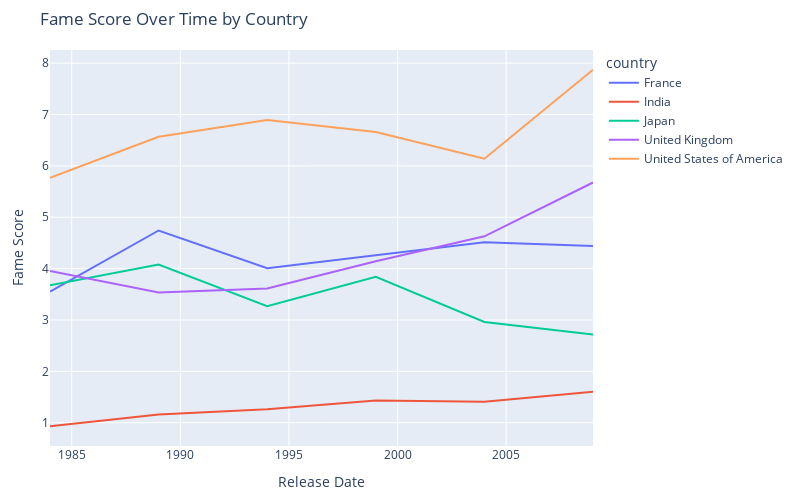

Notebook cell for this chart:
### Markdown cell above
It's interesting to note that for older dates, data limitations may affect the analysis due to insufficient information. On the other hand, when examining more recent data, there doesn't seem to be any discernible change over time. This stability in patterns could suggest a consistent trend in the relationship between actor location and fame scores, emphasizing the enduring influence of factors like movie origin on audience recognition.

### Code cell
limit_year = 1980
actor_country = actor_country[actor_country['release_date']>limit_year]
median_country = median_country[median_country['release_date']>limit_year]
# Create a line plot
fig = px.line(
    median_country,
    x='release_date',  # Assuming release_date is in a datetime format
    y='fameScore',
    color='country',
    labels={'fameScore': 'Fame Score'},
    title='Fame Score Over Time by Country',
)

# Update layout parameters
fig.update_layout(
    width=800,
    height=500,
    margin=dict(l=50, r=50, b=50, t=50),
    xaxis_title='Release Date',
    yaxis_title='Fame Score',
)

fig.show()

### Figure 1 — Plotly figure (JSON) as saved in the notebook; plotly's stock layout.template omitted (floating-point values rounded to 4 significant figures)
{"data": [{"hovertemplate": "country=France<br>release_date=%{x}<br>Fame Score=%{y}<extra></extra>", "legendgroup": "France", "line": {"color": "#636efa", "dash": "solid"}, "marker": {"symbol": "circle"}, "mode": "lines", "name": "France", "orientation": "v", "showlegend": true, "type": "scatter", "x": [1984, 1989, 1994, 1999, 2004, 2009], "xaxis": "x", "y": [3.55, 4.742, 4.007, 4.254, 4.515, 4.442], "yaxis": "y"}, {"hovertemplate": "country=India<br>release_date=%{x}<br>Fame Score=%{y}<extra></extra>", "legendgroup": "India", "line": {"color": "#EF553B", "dash": "solid"}, "marker": {"symbol": "circle"}, "mode": "lines", "name": "India", "orientation": "v", "showlegend": true, "type": "scatter", "x": [1984, 1989, 1994, 1999, 2004, 2009], "xaxis": "x", "y": [0.9321, 1.162, 1.264, 1.432, 1.409, 1.601], "yaxis": "y"}, {"hovertemplate": "country=Japan<br>release_date=%{x}<br>Fame Score=%{y}<extra></extra>", "legendgroup": "Japan", "line": {"color": "#00cc96", "dash": "solid"}, "marker": {"symbol": "circle"}, "mode": "lines", "name": "Japan", "orientation": "v", "showlegend": true, "type": "scatter", "x": [1984, 1989, 1994, 1999, 2004, 2009], "xaxis": "x", "y": [3.675, 4.078, 3.268, 3.839, 2.962, 2.715], "yaxis": "y"}, {"hovertemplate": "country=United Kingdom<br>release_date=%{x}<br>Fame Score=%{y}<extra></extra>", "legendgroup": "United Kingdom", "line": {"color": "#ab63fa", "dash": "solid"}, "marker": {"symbol": "circle"}, "mode": "lines", "name": "United Kingdom", "orientation": "v", "showlegend": true, "type": "scatter", "x": [1984, 1989, 1994, 1999, 2004, 2009], "xaxis": "x", "y": [3.955, 3.537, 3.613, 4.144, 4.629, 5.676], "yaxis": "y"}, {"hovertemplate": "country=United States of America<br>release_date=%{x}<br>Fame Score=%{y}<extra></extra>", "legendgroup": "United States of America", "line": {"color": "#FFA15A", "dash": "solid"}, "marker": {"symbol": "circle"}, "mode": "lines", "name": "United States of America", "orientation": "v", "showlegend": true, "type": "scatter", "x": [1984, 1989, 1994, 1999, 2004, 2009], "xaxis": "x", "y": [5.767, 6.567, 6.891, 6.661, 6.14, 7.87], "yaxis": "y"}], "layout": {"height": 500, "legend": {"title": {"text": "country"}, "tracegroupgap": 0}, "margin": {"b": 50, "l": 50, "r": 50, "t": 50}, "title": {"text": "Fame Score Over Time by Country"}, "width": 800, "xaxis": {"anchor": "y", "domain": [0, 1], "title": {"text": "Release Date"}}, "yaxis": {"anchor": "x", "domain": [0, 1], "title": {"text": "Fame Score"}}}}
